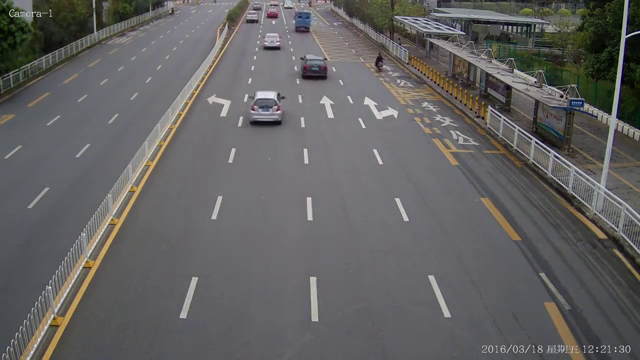
#> input picture frame 119 of Resources/cars.mp4, 640 x 360 px
$ python SpeedRadar2.py
#> lines starting #> are read from the running program, lines starting #| are printed output that depends on the picture
### tracker2.py
import cv2
import math
import time
import numpy as np

limit = 80 #km/hr

file = open("./TrafficRecord//SpeedRecord.txt","w")
file.write("ID \t SPEED\n------\t-------\n")
file.close()


class EuclideanDistTracker:
    def __init__(self):
        # Store the center positions of the objects
        self.center_points = {}

        self.id_count = 0
        #self.start = 0
        #self.stop = 0
        self.et=0
        self.s1 = np.zeros((1,1000))
        self.s2 = np.zeros((1,1000))
        self.s = np.zeros((1,1000))
        self.f = np.zeros(1000)
        self.capf = np.zeros(1000)
        self.count = 0
        self.exceeded = 0


    def update(self, objects_rect):
        objects_bbs_ids = []

        # Get center point of new object
        for rect in objects_rect:
            x, y, w, h = rect
            cx = (x + x + w) // 2
            cy = (y + y + h) // 2

            #CHECK IF OBJECT IS DETECTED ALREADY
            same_object_detected = False

            for id, pt in self.center_points.items():
                dist = math.hypot(cx - pt[0], cy - pt[1])

                if dist < 70:
                    self.center_points[id] = (cx, cy)
                    objects_bbs_ids.append([x, y, w, h, id])
                    same_object_detected = True

                    #START TIMER
                    if (y >= 410 and y <= 430):
                        self.s1[0,id] = time.time()

                    #STOP TIMER and FIND DIFFERENCE
                    if (y >= 235 and y <= 255):
                        self.s2[0,id] = time.time()
                        self.s[0,id] = self.s2[0,id] - self.s1[0,id]

                    #CAPTURE FLAG
                    if (y<235):
                        self.f[id]=1


            #NEW OBJECT DETECTION
            if same_object_detected is False:
                self.center_points[self.id_count] = (cx, cy)
                objects_bbs_ids.append([x, y, w, h, self.id_count])
                self.id_count += 1
                self.s[0,self.id_count]=0
                self.s1[0,self.id_count]=0
                self.s2[0,self.id_count]=0

        # ASSIGN NEW ID to OBJECT
        new_center_points = {}
        for obj_bb_id in objects_bbs_ids:
            _, _, _, _, object_id = obj_bb_id
            center = self.center_points[object_id]
            new_center_points[object_id] = center

        self.center_points = new_center_points.copy()
        return objects_bbs_ids

    #SPEEED FUNCTION
    # [27 lines left out: functions getsp, capture, not called in this run]


    #SPEED_LIMIT
    def limit(self):
        return limit

    #TEXT FILE SUMMARY
    def end(self):
        file = open("./TrafficRecord//SpeedRecord.txt", "a")
        file.write("\n-------------\n")
        file.write("-------------\n")
        file.write("SUMMARY\n")
        file.write("-------------\n")
        file.write("Total Vehicles :\t"+str(self.count)+"\n")
        file.write("Exceeded speed limit :\t"+str(self.exceeded))
        file.close()

### SpeedRadar2.py
import cv2
from tracker2 import *
import numpy as np
end = 0

#Creater Tracker Object
tracker = EuclideanDistTracker()

#cap = cv2.VideoCapture("Resources/traffic3.mp4")
cap = cv2.VideoCapture("Resources/cars.mp4")
f = 25
w = int(1000/(f-1))
print(w)


#Object Detection
object_detector = cv2.createBackgroundSubtractorMOG2(history=None,varThreshold=None)
#100,5

#KERNALS
kernalOp = np.ones((3,3),np.uint8)
kernalOp2 = np.ones((5,5),np.uint8)
kernalCl = np.ones((11,11),np.uint8)
fgbg=cv2.createBackgroundSubtractorMOG2(detectShadows=True)
kernal_e = np.ones((5,5),np.uint8)

while True:
    ret,frame = cap.read()
#> frame is the input picture: shape (360, 640, 3); mean B, G, R 97.6, 97.6, 99
    frame = cv2.resize(frame, None, fx=2, fy=2)
#> frame: shape (720, 1280, 3)
    height,width,_ = frame.shape
#> height = 720; width = 1280
    #print(height,width)
    #540,960


    #Extract ROI
    roi = frame[50:540,200:960]
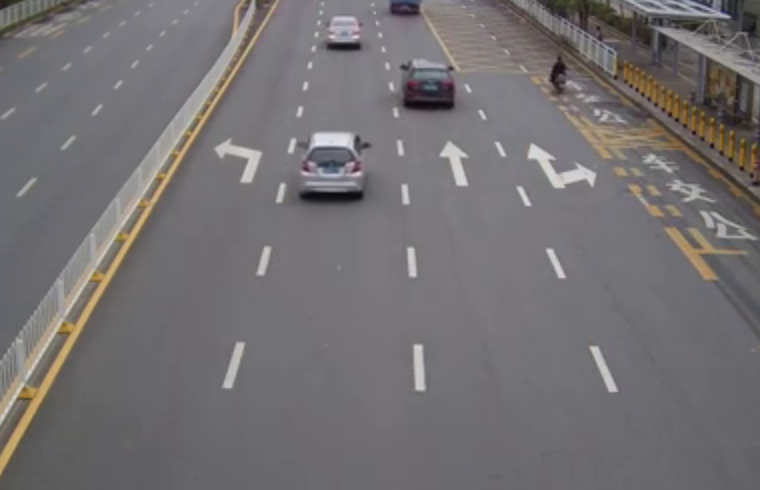
#> roi: shape (490, 760, 3); mean B, G, R 114.6, 112.4, 115.8

    #MASKING METHOD 1
    mask = object_detector.apply(roi)
#> mask: shape (490, 760); every value is 127
    _, mask = cv2.threshold(mask, 250, 255, cv2.THRESH_BINARY)
#> mask: shape (490, 760); every value is 0

    #DIFFERENT MASKING METHOD 2 -> This is used
    fgmask = fgbg.apply(roi)
    ret, imBin = cv2.threshold(fgmask, 200, 255, cv2.THRESH_BINARY)
    mask1 = cv2.morphologyEx(imBin, cv2.MORPH_OPEN, kernalOp)
    mask2 = cv2.morphologyEx(mask1, cv2.MORPH_CLOSE, kernalCl)
    e_img = cv2.erode(mask2, kernal_e)


    contours,_ = cv2.findContours(e_img,cv2.RETR_TREE,cv2.CHAIN_APPROX_SIMPLE)
#> contours = []
    detections = []

    for cnt in contours:
        area = cv2.contourArea(cnt)
        #THRESHOLD
        if area > 1000:
            x,y,w,h = cv2.boundingRect(cnt)
            cv2.rectangle(roi,(x,y),(x+w,y+h),(0,255,0),3)
            detections.append([x,y,w,h])
#> this loop made 0 passes
#> after the loop, detections = []

    #Object Tracking
    boxes_ids = tracker.update(detections)
#> after the loop in update, `for rect in objects_rect:`: self.center_points = 0 items; self.f = 1000 values from 0 to 0; self.id_count = 0
#> after the loop in update, `for obj_bb_id in objects_bbs_ids:`: new_center_points = 0 items
#> boxes_ids = []
    for box_id in boxes_ids:
        x,y,w,h,id = box_id


        if(tracker.getsp(id)<tracker.limit()):
            cv2.putText(roi,str(id)+" "+str(tracker.getsp(id)),(x,y-15), cv2.FONT_HERSHEY_PLAIN,1,(255,255,0),2)
            cv2.rectangle(roi, (x, y), (x + w, y + h), (0, 255, 0), 3)
        else:
            cv2.putText(roi,str(id)+ " "+str(tracker.getsp(id)),(x, y-15),cv2.FONT_HERSHEY_PLAIN, 1,(0, 0, 255),2)
            cv2.rectangle(roi, (x, y), (x + w, y + h), (0, 165, 255), 3)

        s = tracker.getsp(id)
        if (tracker.f[id] == 1 and s != 0):
            tracker.capture(roi, x, y, h, w, s, id)

    # DRAW LINES

    cv2.line(roi, (0, 410), (960, 410), (0, 0, 255), 2)
    cv2.line(roi, (0, 430), (960, 430), (0, 0, 255), 2)

    cv2.line(roi, (0, 235), (960, 235), (0, 0, 255), 2)
    cv2.line(roi, (0, 255), (960, 255), (0, 0, 255), 2)
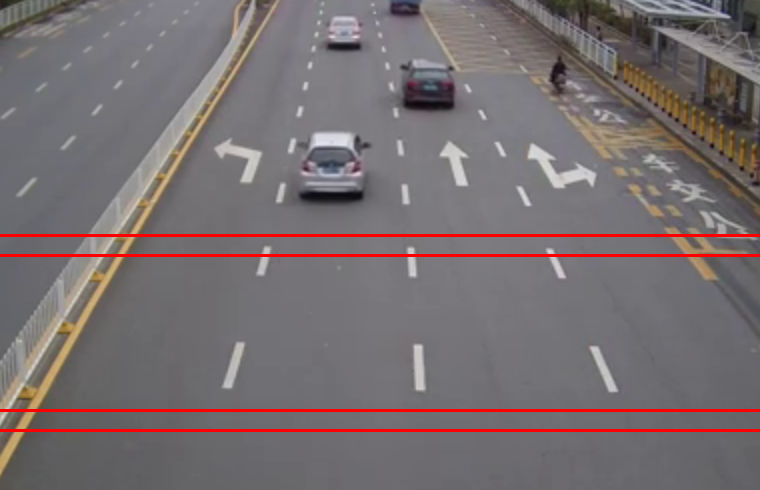
#> roi: shape (490, 760, 3); mean B, G, R 111.8, 109.7, 119.2


    #DISPLAY
    #cv2.imshow("Mask",mask2)
    #cv2.imshow("Erode", e_img)
    cv2.imshow("ROI", roi)

    key = cv2.waitKey(w-10)
#> (key Esc is pressed here)
    if key==27:
        tracker.end()
        end=1
        break

if(end!=1):
    tracker.end()

cap.release()
cv2.destroyAllWindows()

$ run again, starting later in the video
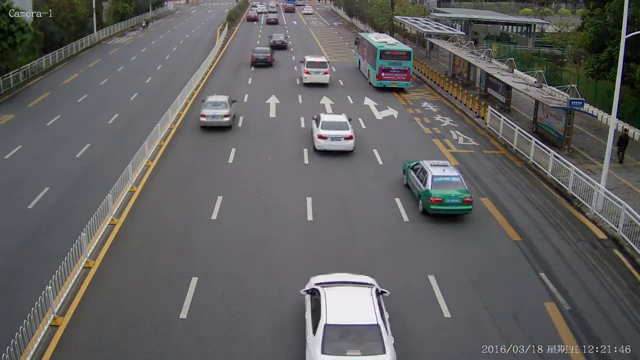
#> input picture frame 535 of Resources/cars.mp4, 640 x 360 px
#> frame is the input picture: shape (360, 640, 3); mean B, G, R 96.3, 96.1, 97.1
#> frame: shape (720, 1280, 3)
#> `roi = frame[50:540,200:960]`:
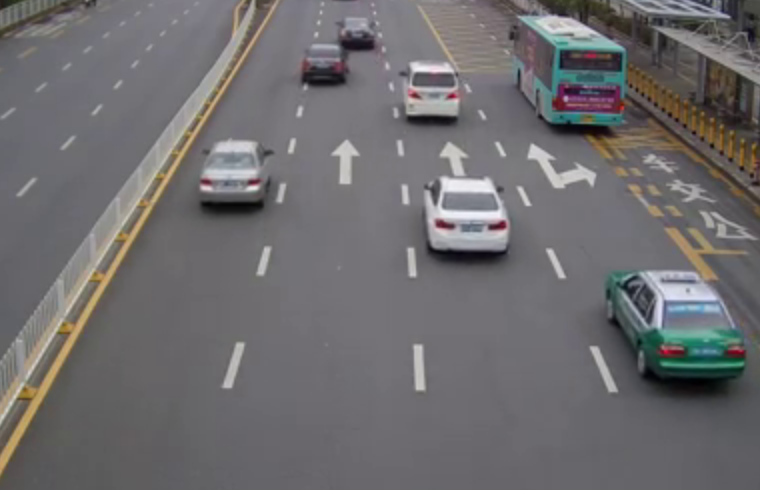
#> roi: shape (490, 760, 3); mean B, G, R 110.4, 108.2, 110.4
#> contours = []
#> after the loop in update, `for rect in objects_rect:`: self.center_points = 0 items; self.f = 1000 values from 0 to 0; self.id_count = 0
#> after the loop in update, `for obj_bb_id in objects_bbs_ids:`: new_center_points = 0 items
#> boxes_ids = []
#> `cv2.line(roi, (0, 255), (960, 255), (0, 0, 255), 2)`:
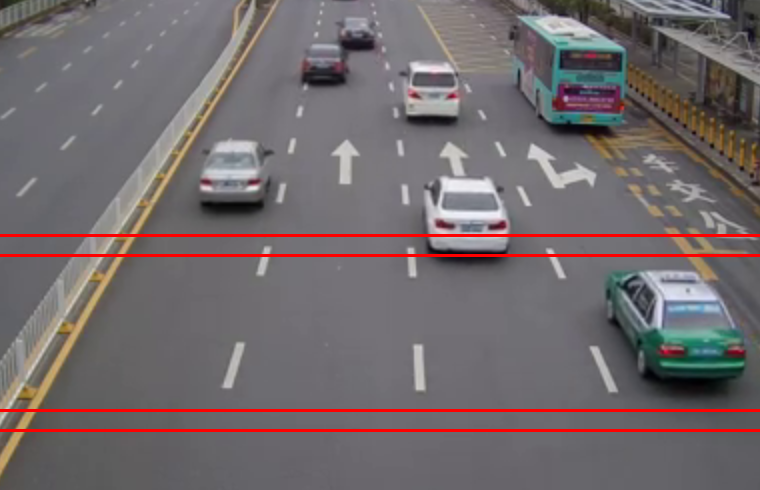
#> roi: shape (490, 760, 3); mean B, G, R 107.7, 105.6, 114

$ run again, starting later in the video
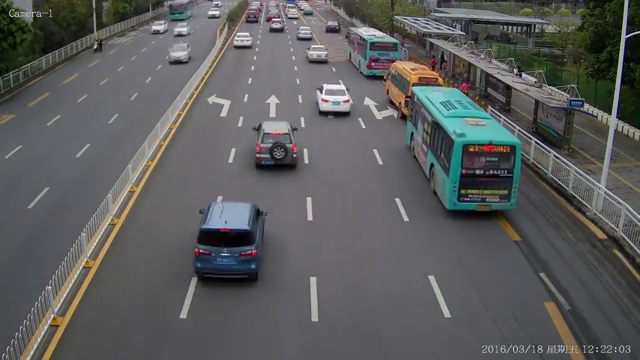
#> input picture frame 952 of Resources/cars.mp4, 640 x 360 px
#> frame is the input picture: shape (360, 640, 3); mean B, G, R 92.3, 92.6, 91.9
#> frame: shape (720, 1280, 3)
#> `roi = frame[50:540,200:960]`:
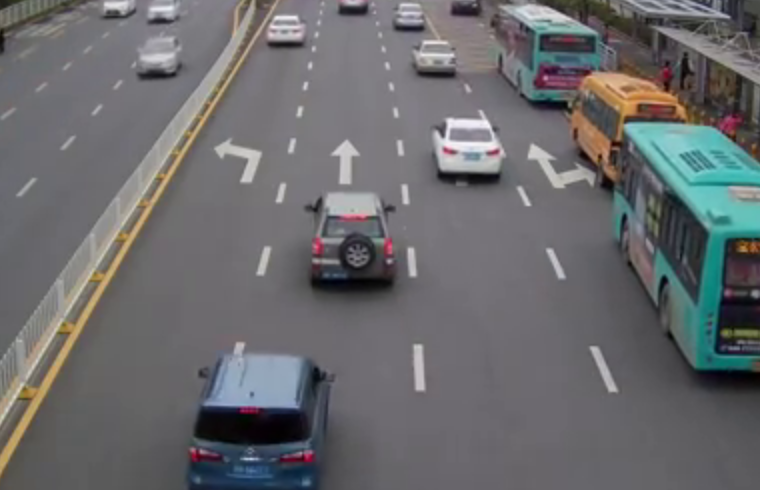
#> roi: shape (490, 760, 3); mean B, G, R 108.8, 106.6, 106.2
#> contours = []
#> after the loop in update, `for rect in objects_rect:`: self.center_points = 0 items; self.f = 1000 values from 0 to 0; self.id_count = 0
#> after the loop in update, `for obj_bb_id in objects_bbs_ids:`: new_center_points = 0 items
#> boxes_ids = []
#> `cv2.line(roi, (0, 255), (960, 255), (0, 0, 255), 2)`:
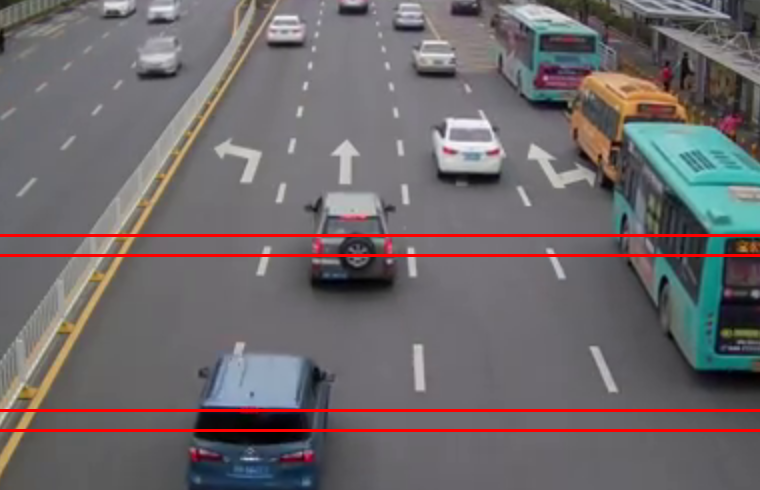
#> roi: shape (490, 760, 3); mean B, G, R 106.4, 104.2, 110.1
